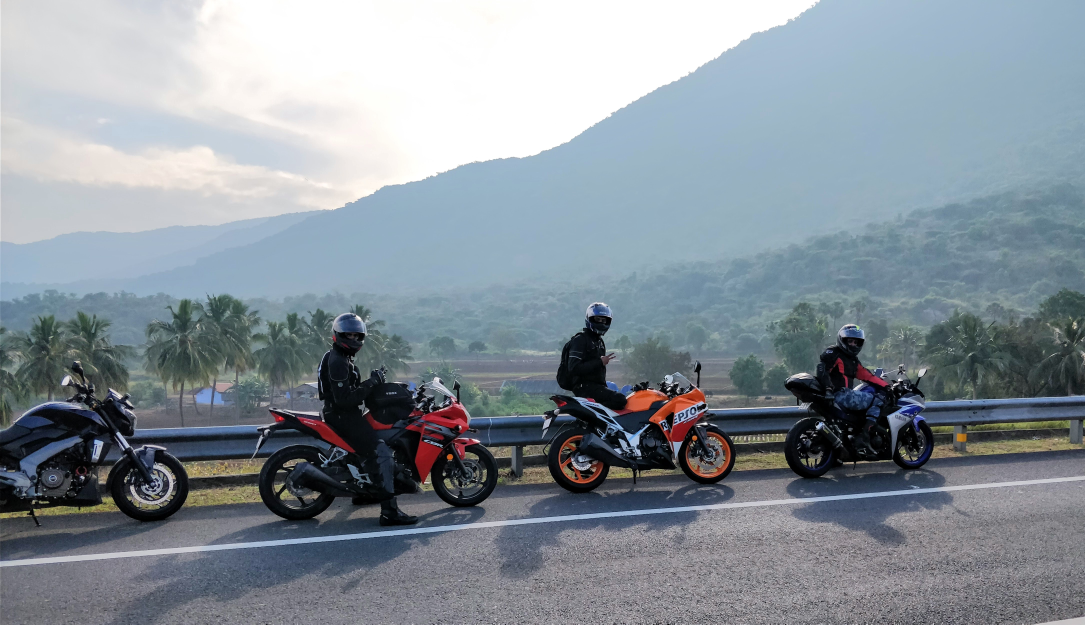
#> input picture aws_sagemaker_studio/sagemaker_neo_compilation_jobs/gluoncv_ssd_mobilenet/test.jpg, 4340 x 2497 px (shown at 1/4 size)
$ jupyter execute --allow-errors gluoncv_ssd_mobilenet_neo_studio.ipynb   (shell and % lines are left out)
#> lines starting #> are read from the running program, lines starting #| are printed output that depends on the picture
<span style="color:red; font-family:Helvetica Neue, Helvetica, Arial, sans-serif; font-size:2em;">An Exception was encountered at '<a href="#papermill-error-cell">In [12]</a>'.</span>

[cell 1]
# Parameters
kms_key = "arn:aws:kms:us-west-2:521695447989:key/6e9984db-50cf-4c7e-926c-877ec47a8b25"

# GluonCV SSD Mobilenet training and optimizing using SageMaker Neo

1. [Introduction](#Introduction)
2. [Setup](#Setup)
3. [Data Preparation](#Data-Preparation)
  1. [Download data](#Download-data)
  2. [Convert data into RecordIO](#Convert-data-into-RecordIO)
  3. [Upload data to S3](#Upload-data-to-S3)
4. [Train the model](#Train-the-model)
5. [Compile the trained model using SageMaker Neo](#Compile-the-trained-model-using-SageMaker-Neo)
6. [Deploy the compiled model and request Inferences](#Deploy-the-compiled-model-and-request-Inferences)
7. [Delete the Endpoint](#Delete-the-Endpoint)

## Introduction

This is an end-to-end example of GluonCV SSD model training inside sagemaker notebook and then compile the trained model using SageMaker Neo. In this demo, we will demonstrate how to train a mobilenet model on the [Pascal VOC dataset](http://host.robots.ox.ac.uk/pascal/VOC/) using the Single Shot multibox Detector ([SSD](https://arxiv.org/abs/1512.02325)) algorithm. We will also demonstrate how to optimize this trained model using SageMaker Neo and host it.

***This notebook is for demonstration purpose only. Please fine tune the training parameters based on your own dataset.***

## Setup

Before getting started, make sure to select `Python 3 (Data Science)` kernel. Ensure that `Apache MXNet` and `OpenCV` packages are installed in the kernel which is required to pre-process the dataset.

Next, we need to define a few variables and obtain certain permissions that will be needed later in the example. These are:
* A SageMaker session
* IAM role to  give learning, storage & hosting access to your data
* An S3 bucket, a folder & sub folders that will be used to store data and artifacts

[cell 2]
%cd /root/amazon-sagemaker-examples/aws_sagemaker_studio/sagemaker_neo_compilation_jobs/gluoncv_ssd_mobilenet

Then we need an AWS account role with SageMaker access. This role is used to give SageMaker access to your data in S3. We also create a session.

[cell 3]
import sagemaker

#> (the rest of this cell did not finish here and is left out)

We then need an S3 bucket that would be used for storing the model artifacts generated after training and compilation, training data and custom code.

#> (a cell that did not finish here is left out)

To easily visualize the detection outputs we also define the following function. The function visualizes the high-confidence predictions with bounding box by filtering out low-confidence detections.

[cell 5]
# [63 lines left out: function visualize_detection, not called in this run]

[cell 6]
# Initializing object categories
object_categories = [
    "aeroplane",
    "bicycle",
    "bird",
    "boat",
    "bottle",
    "bus",
    "car",
    "cat",
    "chair",
    "cow",
    "diningtable",
    "dog",
    "horse",
    "motorbike",
    "person",
    "pottedplant",
    "sheep",
    "sofa",
    "train",
    "tvmonitor",
]

# Setting a threshold 0.20 will only plot detection results that have a confidence score greater than 0.20
threshold = 0.20

Finally we load the test image into the memory. The test image used in this notebook is from [PEXELS](https://www.pexels.com/) which remains unseen until the time of preditcion.

[cell 7]
import PIL.Image
import numpy as np

test_file = "test.jpg"
test_image = PIL.Image.open(test_file)
#> test_image is the input picture: PIL image 4340x2497 RGB; mean R, G, B 135.5, 145.5, 153.9
test_image = np.asarray(test_image.resize((512, 512)))
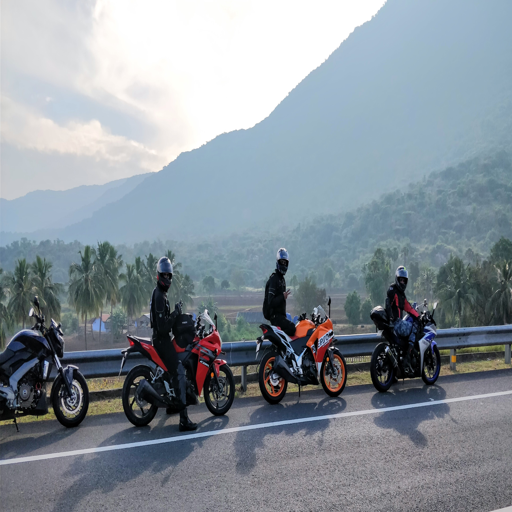
#> test_image: shape (512, 512, 3); mean R, G, B 135.6, 145.5, 153.9
